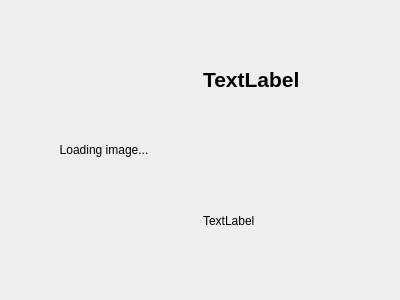
<?xml version="1.0" encoding="UTF-8"?>
<ui version="4.0">
 <class>SearchResultListItem</class>
 <widget class="QWidget" name="SearchResultListItem">
  <property name="geometry">
   <rect>
    <x>0</x>
    <y>0</y>
    <width>400</width>
    <height>300</height>
   </rect>
  </property>
  <property name="windowTitle">
   <string>Form</string>
  </property>
  <layout class="QVBoxLayout" name="verticalLayout">
   <item>
    <layout class="QHBoxLayout" name="horizontalLayout">
     <property name="sizeConstraint">
      <enum>QLayout::SetDefaultConstraint</enum>
     </property>
     <item>
      <widget class="QLabel" name="image">
       <property name="text">
        <string>Loading image...</string>
       </property>
       <property name="alignment">
        <set>Qt::AlignCenter</set>
       </property>
      </widget>
     </item>
     <item>
      <layout class="QVBoxLayout" name="verticalLayout_2">
       <item>
        <widget class="QLabel" name="title">
         <property name="font">
          <font>
           <pointsize>16</pointsize>
           <weight>75</weight>
           <bold>true</bold>
          </font>
         </property>
         <property name="text">
          <string>TextLabel</string>
         </property>
        </widget>
       </item>
       <item>
        <widget class="QLabel" name="details">
         <property name="text">
          <string>TextLabel</string>
         </property>
        </widget>
       </item>
      </layout>
     </item>
    </layout>
   </item>
  </layout>
 </widget>
 <resources/>
 <connections/>
</ui>
